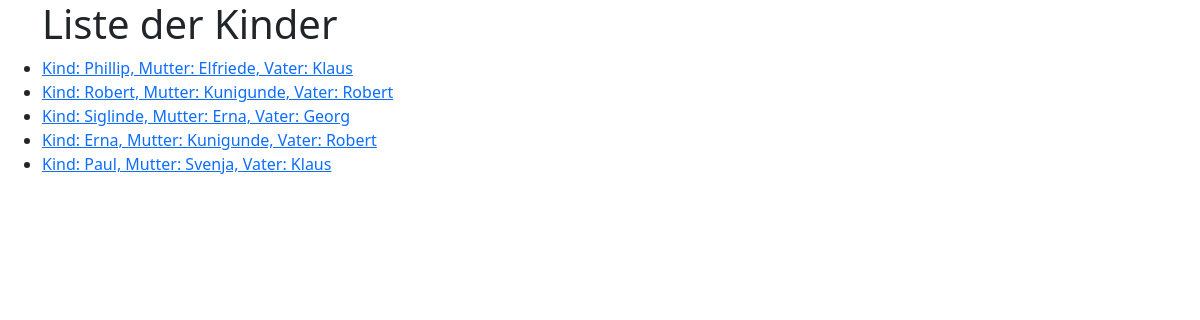
/app1/familie/, run on the app's committed database.
### app1/models.py (models this page shows, shortened)
class Kind(models.Model):
    name = models.CharField(verbose_name="Kind", max_length=50, primary_key=True)
    mutter = models.ForeignKey(Mutter, verbose_name="Mutter", on_delete=models.PROTECT)
    noten = models.DecimalField("Schulnoten", max_digits=5, decimal_places=2)
    class Meta:
        verbose_name = "Kind"
        verbose_name_plural = "Kinder"
    def __str__(self):
        return f"Kind: {self.name}, Mutter: {self.mutter.name}, Vater: {self.mutter.gatte.name}"

class Mutter(models.Model):
    name = models.CharField(verbose_name="Mutter", max_length=50)
    gatte = models.ForeignKey(Vater, verbose_name="Ehegatte", on_delete=models.PROTECT)
    kochkunst = models.DecimalField("Lecker Essen", max_digits=2, decimal_places=1)
    class Meta:
        verbose_name = "Mutter"
        verbose_name_plural = "Mütter"

class Vater(models.Model):
    name = models.CharField(verbose_name="Name", max_length=50, primary_key=True)
    gehalt = models.DecimalField(verbose_name="Einkommen", max_digits=8, decimal_places=2)
    class Meta:
        verbose_name = "Vater"
        verbose_name_plural = "Väter"

### app1/views.py (the view)
# urls.py: path('familie/', views.familie, name="familie"),
def familie(request):
    liste_kinder = Kind.objects.all()
    contents = {
        'liste': liste_kinder,
        'vors': 'kind',
        'h1': 'Liste der Kinder',
    }
    return render(request, 'app1/liste.html', contents)

### app1/templates/app1/liste.html (shortened to what this page needs)
{% extends 'app1/vorlage.html' %}
{% block contents %}
<ul>
{% for element in liste %}
    <li><a href="{{vors}}/{{element.pk}}" target="_blank">{{element}}</a></li>
{% endfor %}
</ul>
{% endblock contents %}

### data on the page
Kind: name+mutter "Kind: Phillip, Mutter: Elfriede, Vater: Klaus"
Kind: name+mutter "Kind: Robert, Mutter: Kunigunde, Vater: Robert"
Kind: name+mutter "Kind: Siglinde, Mutter: Erna, Vater: Georg"
Kind: name+mutter "Kind: Erna, Mutter: Kunigunde, Vater: Robert"
Kind: name+mutter "Kind: Paul, Mutter: Svenja, Vater: Klaus"
